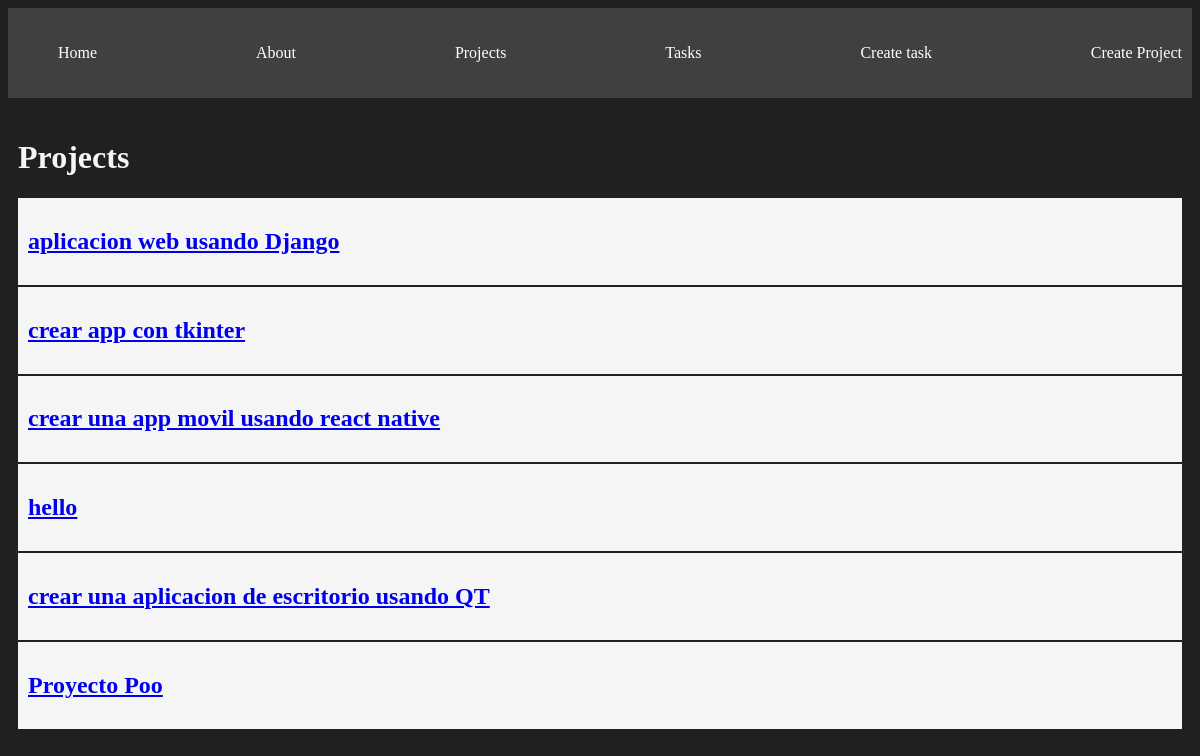
/projects/, run on the app's committed database.
### myapp/models.py (models this page shows, shortened)
class Project(models.Model):
    name = models.CharField(max_length=200)

### myapp/views.py (the view)
# urls.py: path('projects/', views.projects, name="projects"),
def projects(request):
    projects = Project.objects.all()
    return render(request, 'projects/projects.html', {
        'projects': projects
    })

### myapp/templates/projects/projects.html
{% extends 'layouts/base.html' %}
{% block content %}
<h1>Projects</h1>
{% for project in projects %}
<article class="card">
    <a href="{% url 'project_detail' project.id %}">
        <h1>{{project.name}}</h1>
    </a>
</article>
{% endfor %}
{% endblock %}

### myapp/static/styles/main.css (style rules this page uses)
body { background: #202020; color: whitesmoke; }
.card { background: whitesmoke; color: black; padding: 10px; margin-bottom: 2px; }

### data on the page
Project: name "aplicacion web usando Django"
Project: name "crear app con tkinter"
Project: name "crear una app movil usando react native"
Project: name "hello"
Project: name "crear una aplicacion de escritorio usando QT"
Project: name "Proyecto Poo"
